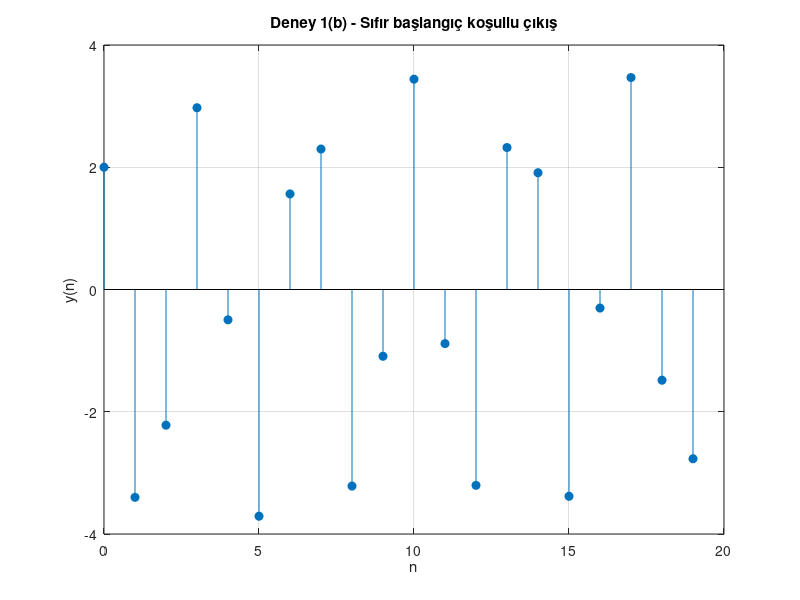

Source code (MATLAB):
clc;
clear;
close all;

B = [2 -4];
A = [1 0.5 1];

n = 0:19;
x = (0.8).^n;

% Başlangıç koşulları sıfır olduğu için filtic kullanılmaz
y2 = filter(B, A, x);

figure;
stem(n, y2, 'filled');
grid on;
xlabel('n');
ylabel('y(n)');
title('Deney 1(b) - Sıfır başlangıç koşullu çıkış');
